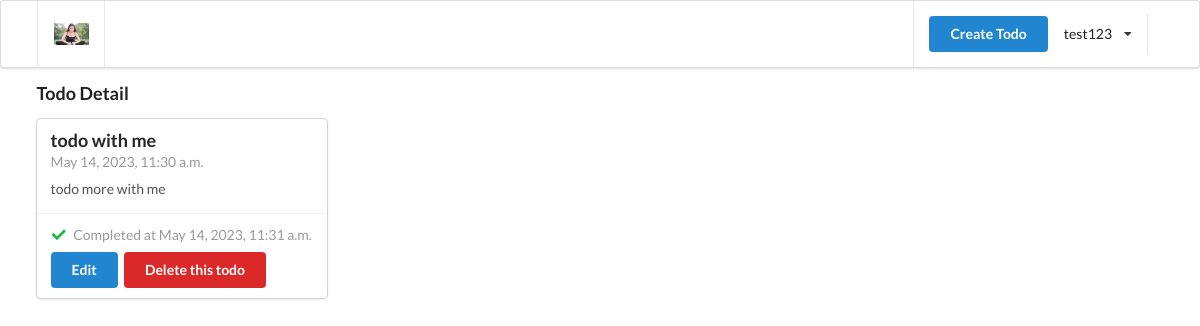
The app's page /todo/5/ (signed in) with its own data.
### authentication/models.py (models this page shows, shortened)
class User(AbstractUser):
    is_email_verified = models.BooleanField(default=False)

### todo/models.py (models this page shows, shortened)
class Todo(TrackingModel):
    title = models.CharField(max_length=255)
    description = models.TextField()
    is_completed = models.BooleanField(default=False)
    owner = models.ForeignKey(to=User, on_delete=models.CASCADE)

### todo/views.py (the view)
# urls.py: path('todo/<id>/', views.todo_detail, name='todo'),
@login_required
def todo_detail(request, id):
    todo = get_object_or_404(Todo, pk=id)
    context = {"todo": todo}
    return render(request, 'todo/todo-detail.html', context)

### templates/todo/todo-detail.html (shortened to what this page needs)
{% extends '_partials/base.html' %}
{% load static %}
{% block content%}
    <h class="ui header">Todo Detail</h>
     <div class="ui card">
        <div class="content">
          <div class="header">{{todo.title}}</div>
          <div class="meta">{{todo.created_at}}</div>
          <div class="description">
            <p>{{todo.description}}</p>
          </div>
        </div>
        <div class="extra content">
            {% if todo.is_completed%}
          <p>
          <i class="check icon green"></i>
          Completed at {{todo.updated_at}}
          </p>
          {% else %}
          <p>
            No yet completed
            </p>
            {% endif %}
         <a href={% url 'todo-edit' todo.id %} class="ui button primary">Edit</a>
         <a href={% url 'todo-delete' todo.id %} class="ui button red">Delete this todo</a>
        </div>
 {% endblock content%}

### templates/_partials/header.html (shortened to what this page needs)
{%load static %}
<div class="ui menu">
  <div class="ui container">
    <a href={% url 'home' %} class="header item">
      <img class="logo"  src= {% static 'img/helth_logo.png' %} />
    </a>
    <div class="right item">
        {% if request.user.is_authenticated %}
      <a href={% url 'create-todo' %} class="ui primary button">Create Todo</a>
      <div class="ui simple dropdown item">
        {{request.user.username}} <i class="dropdown icon"></i>
      </div>
        {% endif %}
    </div>
  </div>
</div>

### records on screen
User: user.username "test123"
Todo: title "todo with me", created_at "May 14, 2023, 11:30 a.m.", description "todo more with me", updated_at "May 14, 2023, 11:31 a.m."
